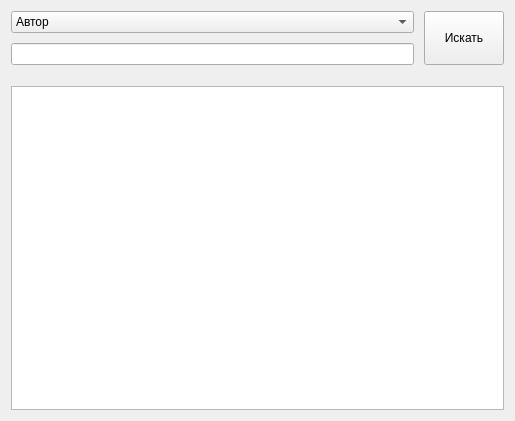
<?xml version="1.0" encoding="UTF-8"?>
<ui version="4.0">
 <class>Form</class>
 <widget class="QWidget" name="Form">
  <property name="geometry">
   <rect>
    <x>0</x>
    <y>0</y>
    <width>515</width>
    <height>421</height>
   </rect>
  </property>
  <property name="windowTitle">
   <string>Каталог библиотеки</string>
  </property>
  <property name="windowIcon">
   <iconset>
    <normaloff>bookshelf.png</normaloff>bookshelf.png</iconset>
  </property>
  <layout class="QVBoxLayout" name="verticalLayout_2">
   <item>
    <layout class="QHBoxLayout" name="horizontalLayout">
     <property name="spacing">
      <number>10</number>
     </property>
     <property name="bottomMargin">
      <number>15</number>
     </property>
     <item>
      <layout class="QVBoxLayout" name="verticalLayout">
       <item>
        <widget class="QComboBox" name="searchBy">
         <item>
          <property name="text">
           <string>Автор</string>
          </property>
         </item>
         <item>
          <property name="text">
           <string>Название</string>
          </property>
         </item>
        </widget>
       </item>
       <item>
        <widget class="QLineEdit" name="searchParams"/>
       </item>
      </layout>
     </item>
     <item>
      <widget class="QPushButton" name="submitButton">
       <property name="sizePolicy">
        <sizepolicy hsizetype="Minimum" vsizetype="Minimum">
         <horstretch>0</horstretch>
         <verstretch>0</verstretch>
        </sizepolicy>
       </property>
       <property name="text">
        <string>Искать</string>
       </property>
      </widget>
     </item>
    </layout>
   </item>
   <item>
    <widget class="QListWidget" name="displayList">
     <property name="sizePolicy">
      <sizepolicy hsizetype="Expanding" vsizetype="Expanding">
       <horstretch>0</horstretch>
       <verstretch>0</verstretch>
      </sizepolicy>
     </property>
    </widget>
   </item>
  </layout>
 </widget>
 <resources/>
 <connections/>
</ui>
